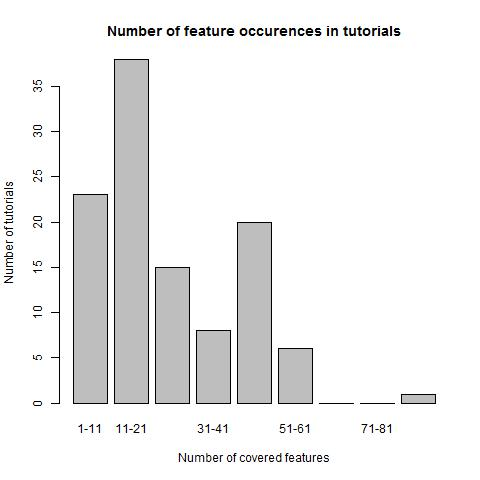

This figure's R source:
source('util.R')

data <- read.csv('feature_coverage.csv')

nMin <- min(data$occurences)
nMax <- max(data$occurences)
stepSize <- 10
x <- c()
y <- c()
for (i in seq(1, nMax, by=stepSize) ) {
	dataRange <- data[data$occurences > i & data$occurences <= i+stepSize, ]
	x <- c(x, paste0(i, "-", i+stepSize))
	y <- c(y, NROW(dataRange$occurences))
	print(paste0(i, "-", i+stepSize, ": ", NROW(dataRange$occurences)))
}
jpeg('feature_coverage.jpg')
barplot(y,names.arg=x,xlab="Number of covered features",ylab="Number of tutorials",main="Number of feature occurences in tutorials")